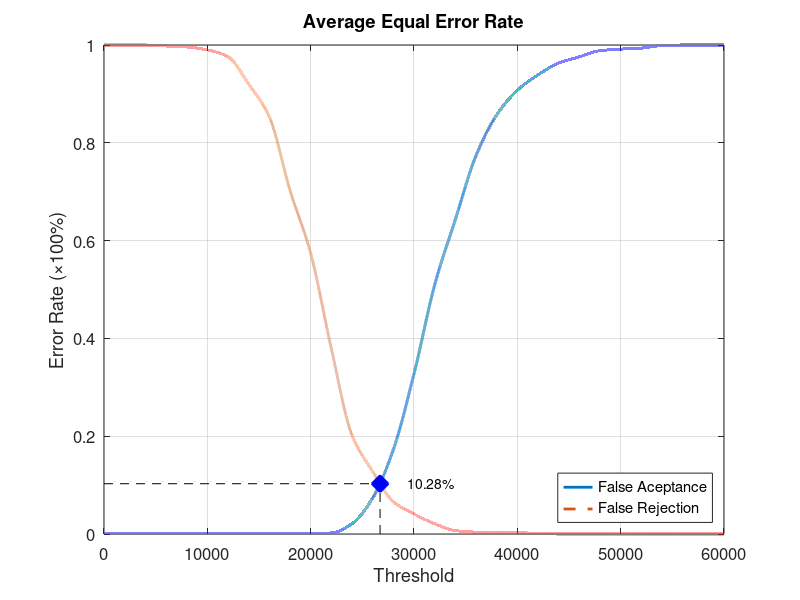
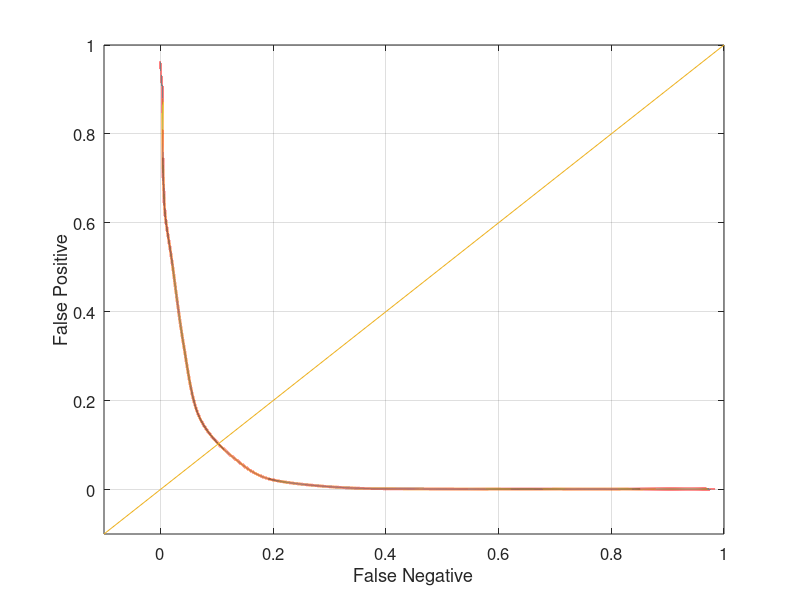

These charts were generated, in order, by the following MATLAB code:
function yEER = Database2Average
close all;
clear;
clc;
x = 0:2000:60000;
xq = 0:0.5:60000;

y0 = [0 0.00105263 0.00105263 0.00105263 0.00105263 0.00105263 0.00105263 0.00105263 0.00105263 0.00105263 0.00105263 0.00210526 0.0210526 0.0736842 0.172632 0.327368 0.509474 0.643158 0.773684 0.856842 0.907368 0.938947 0.963158 0.975789 0.988421 0.991579 0.993684 0.998947 1 1 1];
yy0 = interp1(x, y0, xq, 'pchip');
y1 = [1 1 1 0.998 0.996 0.99 0.976 0.92 0.853 0.703 0.574 0.379 0.202 0.128 0.066 0.041 0.021 0.007 0.004 0.004 0.003 0.001 0 0 0 0 0 0 0 0 0];
yy1 = interp1(x, y1, xq, 'pchip');

% Calculating EER: 
y2 = abs(y0 - y1);
find(y2 == min(y2))
yy2 = abs(yy0 - yy1);
xEER = find(yy2 == min(yy2));
xEERIndex = xq(xEER) % X-axis EER
yEER = yy0(xEER) % Y-axis EER

main = figure
plot(xq, yy0,'-','LineWidth', 2);	hold on
plot(xq, yy1,'--','LineWidth', 2);	hold on
plot([xEERIndex xEERIndex], [0 yEER], 'k--');	hold on
plot([0 xEERIndex], [yEER yEER], 'k--');	hold on
plot(xEERIndex, yEER, 'bx', 'LineWidth', 10);	hold on
text(xEERIndex + 10 * xEERIndex / 100, yEER, [num2str(round((10000 * yEER)) / 100) '%'])
legend('False Aceptance', 'False Rejection', 'Location', 'SouthEast')
xlabel('Threshold')
ylabel('Error Rate (\times100%)')
title('Average Equal Error Rate')
set(gca, 'FontSize', 12)
axis([0 60000 0 1])
grid on

print(main, 'Database2AverageMain', '-dpng');
FNRxFPR = figure('Color', [1 1 1]);
plot(yy1, yy0, '-', yy1, yy0, 'LineWidth', 2);
hold on
y = -0.1:0.1:1
plot(y, y); 
set(gca, 'FontSize', 12)
xlabel('False Negative')
ylabel('False Positive')
axis([-0.1 1 -0.1 1])
set(gca, 'FontSize', 12)
grid on

print(FNRxFPR, 'Database2AverageFNRxFPR','-dpng');
end
